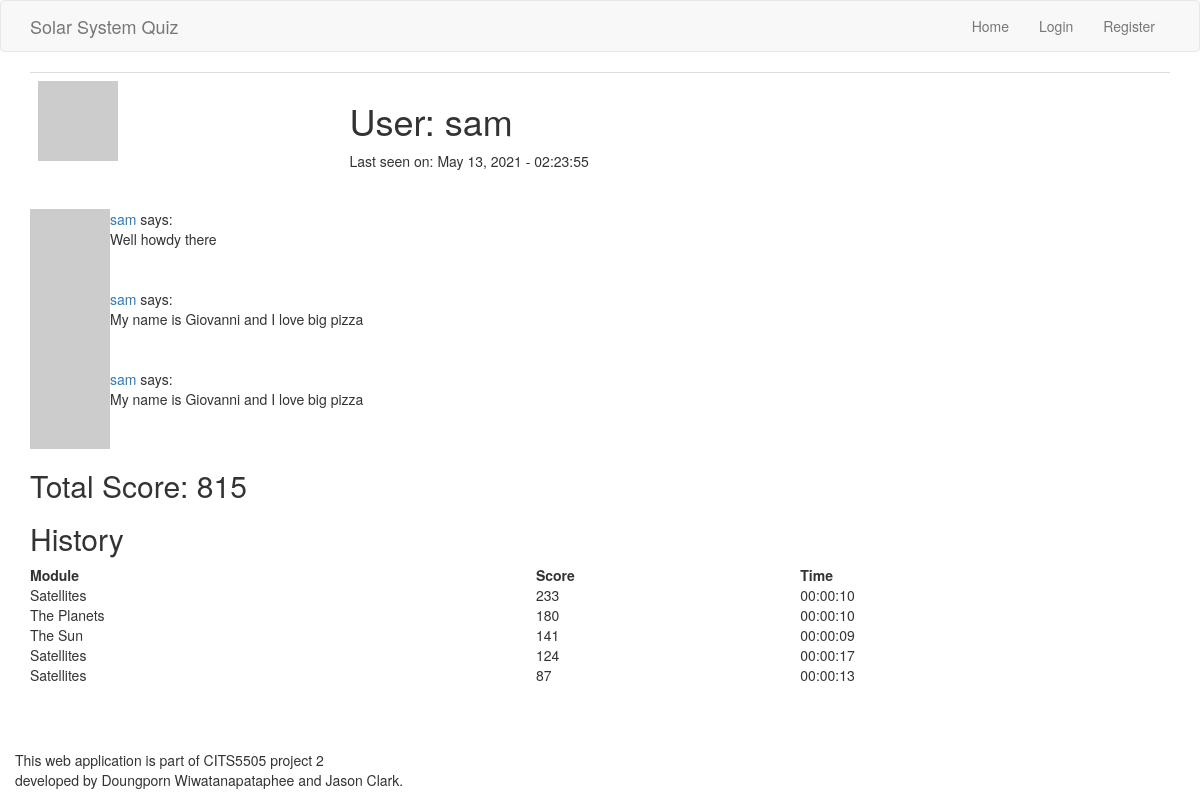
Screenshot of /user/sam with the database file from the repository.
### app/models.py (models this page shows, shortened)
class User(UserMixin, db.Model):
    __tablename__ = 'user_table'
    id = db.Column(db.Integer, primary_key=True)
    username = db.Column(db.String(64), index=True, unique=True)
    user_type = db.Column(db.String(64))
    email = db.Column(db.String(120), index=True, unique=True)
    password_hash = db.Column(db.String(128))
    posts = db.relationship('Post', backref='author', lazy='dynamic')
    about_me = db.Column(db.String(140))
    last_seen = db.Column(db.DateTime, default=datetime.utcnow)
    score_child = db.relationship("Score", backref = 'user_parent')
    def avatar(self, size):
      digest = md5(self.email.lower().encode('utf-8')).hexdigest()
      return 'https://www.gravatar.com/avatar/{}?d=identicon&s={}'.format(digest, size)

class Post(db.Model):
    id = db.Column(db.Integer, primary_key=True)
    user_id = db.Column(db.Integer, db.ForeignKey('user_table.id')) #user.id
    body = db.Column(db.String(140))
    timestamp = db.Column(db.DateTime, index=True, default=datetime.utcnow)
    page = db.Column(db.String)

class Score(db.Model):
    __tablename__ = 'score'
    id = db.Column(db.Integer, primary_key = True)
    user_id = db.Column(db.Integer, db.ForeignKey('user_table.id'))
    questionset_id = db.Column(db.Integer, db.ForeignKey('questionset.id'))
    score = db.Column(db.Integer)
    time_taken = db.Column(db.Time)

class QuestionSet(db.Model):
    __tablename__ = 'questionset'
    id = db.Column(db.Integer, primary_key = True)
    name = db.Column(db.String(64))
    number_of_questions = db.Column(db.Integer)
    child = db.relationship("CurrentQuestion")
    score_child = db.relationship('Score', backref= 'questionset_parent')

### app/routes.py (the view)
@app.route('/user/<username>', methods = ['GET','POST'])
def user_profile(username):
    user = User.query.filter_by(username=username).first_or_404()
    page = request.args.get('page', 1, type=int)
    posts = user.posts.paginate(
      page, app.config['POSTS_PER_PAGE'], False)
    score_dict = [] # initialise module score dictionary
    total = 0       # initialise total score as zero
    user_scores = Score.query.filter_by(user_id=user.id).all()
    for score in user_scores:
        score_dict.append({'module': score.questionset_id}) # append scores for each learning module
        total += score.score    # add total score
        scoreSorted = Score.query.filter_by(user_id=user.id).order_by(Score.score.desc()).all()
    return render_template('user_profile.html', user=user, score=total, posts=posts.items, scoreSorted = scoreSorted)

### app/routes.py (called while the page is built)
@app.before_request
def before_request():
    from_zone = tz.tzutc()
    to_zone = tz.tzlocal()
    utc = datetime.utcnow()
    utc = utc.replace(tzinfo=from_zone)
    central = utc.astimezone(to_zone)   # convert to local timezone
    if current_user.is_authenticated:
        current_user.last_seen = central
        db.session.commit()

### app/templates/user_profile.html (shortened to what this page needs)
{% extends 'base.html' %}
{% block body %}
<div class="container">
<table class="table table-hover">
    <tr valign="top">
        <td><img src="{{ user.avatar(128) }}"></td>
        <td>
            <h1>User: {{ user.username }}</h1>
            {% if user.last_seen %}<p>Last seen on: {{ user.last_seen.strftime('%B %d, %Y - %H:%M:%S') }}</p>{% endif %}
        </td>
    </tr>
</table>
</div>
<div class="container">
  {% set page='' %}
  {% for post in posts %}
  {% include '_post.html'%}
  {% endfor %}
</div>
<div class="container">
    <h2>Total Score: {{ score }}</h2>
    <h2>History</h2>
    <table style="width:100%;">
        <thead>
            <tr>
                <th>Module</th>
                <th>Score</th>
                <th>Time</th>
            </tr>
        </thead>
        <tbody>
        {% for score in scoreSorted %}
        {%  if loop.index <= 5  %}
            <tr>
                <td>{{ score.questionset_parent.name }}</td>
                <td>{{ score.score }}</td>
                <td>{{ score.time_taken }}</td>
            </tr>
        {% endif %}
        {% endfor %}
        </tbody>
    </table>
</div>
{% endblock %}

### app/templates/_post.html (shortened to what this page needs)
<table>
  <tr valign="top">
    <td><img src="{{ post.author.avatar(36) }}"></td>
    <td>
      <a href="{{ url_for('user_profile', username=post.author.username) }}">
        {{ post.author.username }}
      </a>
      says:<br>{{ post.body }}
    </td>
  </tr>
</table>

### rows the page displays
User: username "sam", last_seen "May 13, 2021 - 02:23:55"
Post: author.username "sam", body "Well howdy there"
Post: author.username "sam", body "My name is Giovanni and I love big pizza"
Post: author.username "sam", body "My name is Giovanni and I love big pizza"
Score: questionset_parent.name "Satellites", score "233", time_taken "00:00:10"
Score: questionset_parent.name "The Planets", score "180", time_taken "00:00:10"
Score: questionset_parent.name "The Sun", score "141", time_taken "00:00:09"
Score: questionset_parent.name "Satellites", score "124", time_taken "00:00:17"
Score: questionset_parent.name "Satellites", score "87", time_taken "00:00:13"

### other values shown
{{ score }} "815"
